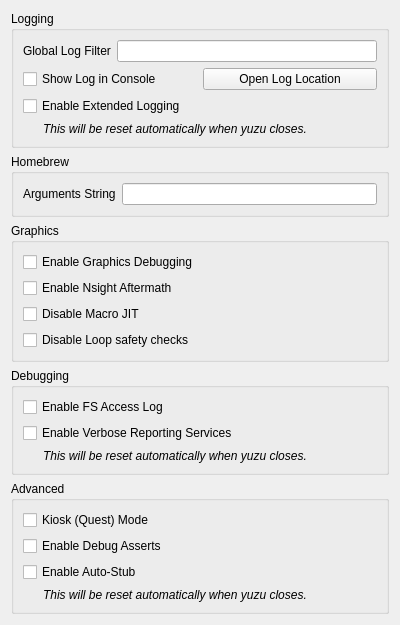
<?xml version="1.0" encoding="UTF-8"?>
<ui version="4.0">
 <class>ConfigureDebug</class>
 <widget class="QWidget" name="ConfigureDebug">
  <property name="geometry">
   <rect>
    <x>0</x>
    <y>0</y>
    <width>400</width>
    <height>534</height>
   </rect>
  </property>
  <property name="windowTitle">
   <string>Form</string>
  </property>
  <layout class="QVBoxLayout" name="verticalLayout_1">
   <item>
    <widget class="QGroupBox" name="groupBox_2">
     <property name="title">
      <string>Logging</string>
     </property>
     <layout class="QVBoxLayout" name="verticalLayout_4">
      <item>
       <layout class="QHBoxLayout" name="horizontalLayout_2">
        <item>
         <widget class="QLabel" name="label_1">
          <property name="text">
           <string>Global Log Filter</string>
          </property>
         </widget>
        </item>
        <item>
         <widget class="QLineEdit" name="log_filter_edit"/>
        </item>
       </layout>
      </item>
      <item>
       <layout class="QHBoxLayout" name="horizontalLayout_3">
        <item>
         <widget class="QCheckBox" name="toggle_console">
          <property name="text">
           <string>Show Log in Console</string>
          </property>
         </widget>
        </item>
        <item>
         <widget class="QPushButton" name="open_log_button">
          <property name="text">
           <string>Open Log Location</string>
          </property>
         </widget>
        </item>
       </layout>
      </item>
      <item>
       <widget class="QCheckBox" name="extended_logging">
        <property name="enabled">
         <bool>true</bool>
        </property>
        <property name="toolTip">
         <string>When checked, the max size of the log increases from 100 MB to 1 GB</string>
        </property>
        <property name="text">
         <string>Enable Extended Logging</string>
        </property>
       </widget>
      </item>
      <item>
       <widget class="QLabel" name="label_2">
        <property name="font">
         <font>
          <italic>true</italic>
         </font>
        </property>
        <property name="text">
         <string>This will be reset automatically when yuzu closes.</string>
        </property>
        <property name="indent">
         <number>20</number>
        </property>
       </widget>
      </item>
     </layout>
    </widget>
   </item>
   <item>
    <widget class="QGroupBox" name="groupBox_3">
     <property name="title">
      <string>Homebrew</string>
     </property>
     <layout class="QVBoxLayout" name="verticalLayout_5">
      <item>
       <layout class="QHBoxLayout" name="horizontalLayout_4">
        <item>
         <widget class="QLabel" name="label_3">
          <property name="text">
           <string>Arguments String</string>
          </property>
         </widget>
        </item>
        <item>
         <widget class="QLineEdit" name="homebrew_args_edit"/>
        </item>
       </layout>
      </item>
     </layout>
    </widget>
   </item>
   <item>
    <widget class="QGroupBox" name="groupBox_4">
     <property name="title">
      <string>Graphics</string>
     </property>
     <layout class="QVBoxLayout" name="verticalLayout_6">
      <item>
       <widget class="QCheckBox" name="enable_graphics_debugging">
        <property name="enabled">
         <bool>true</bool>
        </property>
        <property name="toolTip">
         <string>When checked, the graphics API enters a slower debugging mode</string>
        </property>
        <property name="text">
         <string>Enable Graphics Debugging</string>
        </property>
       </widget>
      </item>
      <item>
       <widget class="QCheckBox" name="enable_nsight_aftermath">
        <property name="toolTip">
         <string>When checked, it enables Nsight Aftermath crash dumps</string>
        </property>
        <property name="text">
         <string>Enable Nsight Aftermath</string>
        </property>
       </widget>
      </item>
      <item>
       <widget class="QCheckBox" name="disable_macro_jit">
        <property name="enabled">
         <bool>true</bool>
        </property>
        <property name="toolTip">
         <string>When checked, it disables the macro Just In Time compiler. Enabling this makes games run slower</string>
        </property>
        <property name="text">
         <string>Disable Macro JIT</string>
        </property>
       </widget>
      </item>
      <item>
       <widget class="QCheckBox" name="disable_loop_safety_checks">
        <property name="toolTip">
         <string>When checked, it executes shaders without loop logic changes</string>
        </property>
        <property name="text">
         <string>Disable Loop safety checks</string>
        </property>
       </widget>
      </item>
     </layout>
    </widget>
   </item>
   <item>
    <widget class="QGroupBox" name="groupBox_5">
     <property name="title">
      <string>Debugging</string>
     </property>
     <layout class="QVBoxLayout" name="verticalLayout_7">
      <item>
       <widget class="QCheckBox" name="fs_access_log">
        <property name="text">
         <string>Enable FS Access Log</string>
        </property>
       </widget>
      </item>
      <item>
       <widget class="QCheckBox" name="reporting_services">
        <property name="text">
         <string>Enable Verbose Reporting Services</string>
        </property>
       </widget>
      </item>
      <item>
       <widget class="QLabel" name="label_4">
        <property name="font">
         <font>
          <italic>true</italic>
         </font>
        </property>
        <property name="text">
         <string>This will be reset automatically when yuzu closes.</string>
        </property>
        <property name="indent">
         <number>20</number>
        </property>
       </widget>
      </item>
     </layout>
    </widget>
   </item>
   <item>
    <widget class="QGroupBox" name="groupBox_6">
     <property name="title">
      <string>Advanced</string>
     </property>
     <layout class="QVBoxLayout" name="verticalLayout_8">
      <item>
       <widget class="QCheckBox" name="quest_flag">
        <property name="text">
         <string>Kiosk (Quest) Mode</string>
        </property>
       </widget>
      </item>
      <item>
       <widget class="QCheckBox" name="use_debug_asserts">
        <property name="text">
         <string>Enable Debug Asserts</string>
        </property>
       </widget>
      </item>
      <item>
       <widget class="QCheckBox" name="use_auto_stub">
        <property name="text">
         <string>Enable Auto-Stub</string>
        </property>
       </widget>
      </item>
      <item>
       <widget class="QLabel" name="label_5">
        <property name="font">
         <font>
          <italic>true</italic>
         </font>
        </property>
        <property name="text">
         <string>This will be reset automatically when yuzu closes.</string>
        </property>
        <property name="indent">
         <number>20</number>
        </property>
       </widget>
      </item>
     </layout>
    </widget>
   </item>
   <item>
    <spacer name="verticalSpacer">
     <property name="orientation">
      <enum>Qt::Vertical</enum>
     </property>
     <property name="sizeType">
      <enum>QSizePolicy::Expanding</enum>
     </property>
     <property name="sizeHint" stdset="0">
      <size>
       <width>20</width>
       <height>40</height>
      </size>
     </property>
    </spacer>
   </item>
  </layout>
 </widget>
 <tabstops>
  <tabstop>log_filter_edit</tabstop>
  <tabstop>toggle_console</tabstop>
  <tabstop>extended_logging</tabstop>
  <tabstop>open_log_button</tabstop>
  <tabstop>homebrew_args_edit</tabstop>
  <tabstop>enable_graphics_debugging</tabstop>
  <tabstop>enable_nsight_aftermath</tabstop>
  <tabstop>disable_macro_jit</tabstop>
  <tabstop>disable_loop_safety_checks</tabstop>
  <tabstop>reporting_services</tabstop>
  <tabstop>quest_flag</tabstop>
  <tabstop>use_debug_asserts</tabstop>
  <tabstop>use_auto_stub</tabstop>
 </tabstops>
 <resources/>
 <connections/>
</ui>
